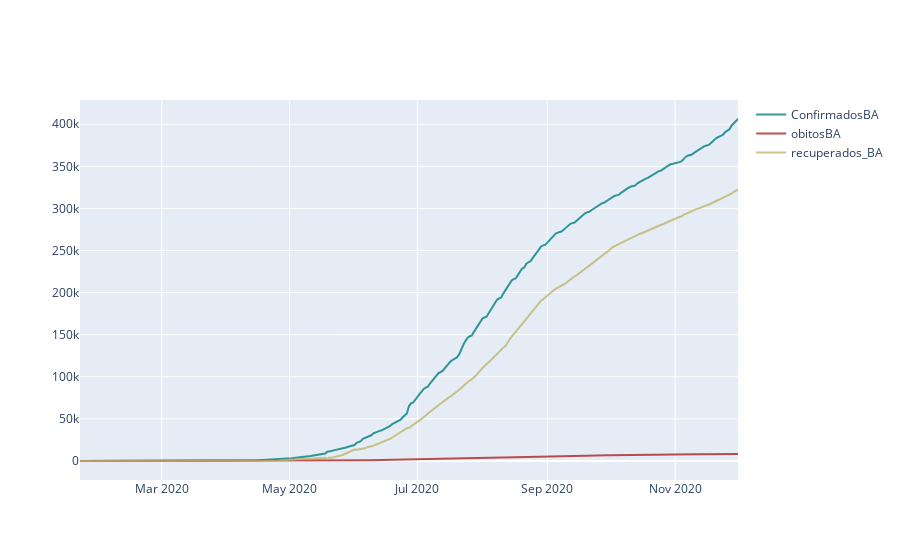

The notebook cell this image was saved under:
### Code cell
confirmBA = go.Scatter(
                    x= newDF.date,
                    y= newDF.confirmed_BA,
                    name= "ConfirmadosBA",
                    line= dict(color= '#008080'),
                    opacity= 0.8
                )

deathBA = go.Scatter(
                    x= newDF.date,
                    y= newDF.obitos_BA,
                    name= "obitosBA",
                    line= dict(color= '#B22222'),
                    opacity= 0.8
                )

recovBA = go.Scatter(
                    x= newDF.date,
                    y= newDF.recovBA,
                    name= "recuperados_BA",
                    line= dict(color= '#BDB76B'),
                    opacity= 0.8
                )
data = [confirmBA, deathBA, recovBA]
py.iplot(data)

### Figure 1 — Plotly figure (JSON) as saved in the notebook; plotly's stock layout.template omitted (floating-point values rounded to 4 significant figures; data arrays with more than 128 entries replaced by an {"elided": "..."} marker saying what was removed)
{"data": [{"line": {"color": "#008080"}, "name": "ConfirmadosBA", "opacity": 0.8, "type": "scatter", "x": {"elided": "315 str values"}, "y": {"elided": "315 int values"}}, {"line": {"color": "#B22222"}, "name": "obitosBA", "opacity": 0.8, "type": "scatter", "x": {"elided": "315 str values"}, "y": {"elided": "315 int values"}}, {"line": {"color": "#BDB76B"}, "name": "recuperados_BA", "opacity": 0.8, "type": "scatter", "x": {"elided": "315 str values"}, "y": {"elided": "315 int values"}}], "layout": {}}
